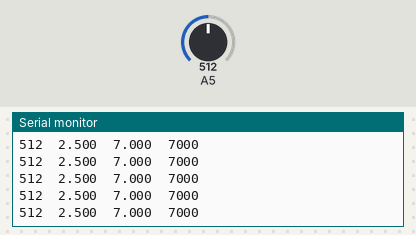
Simulated run of this sketch. Board: Arduino Uno, built with avr-gcc and run on an emulated ATmega328P. Shown: the last lines printed to the serial monitor. The inputs (shaded band) are chosen by the test bench; at power-on: A5 = 512.

Above: at 1.2 s.
1.3 s: A5 set to 716
At 1.32 s:
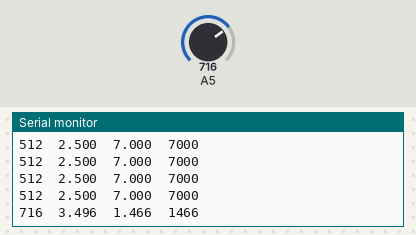
2.8 s: A5 set to 900
At 2.85 s:
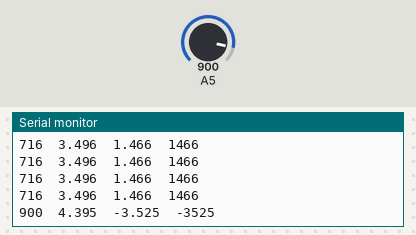
Timing chart, 0 to 5.8 s (numbered marks = the images above; inputs shaded):
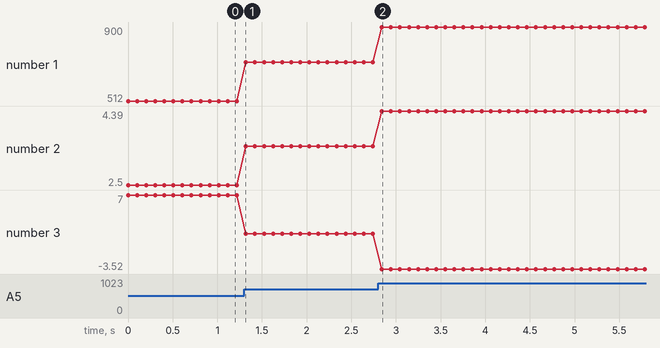

Measured:
- after the input at 1.3 s, the serial monitor: prints a new line at once (image 1)
- after the input at 2.8 s, the serial monitor: prints a new line at once (image 2)
- plotted number 1: 512 → 716 after the input at 1.3 s, 716 → 900 after the input at 2.8 s
- plotted number 2: 2.5 → 3.5 after the input at 1.3 s, 3.5 → 4.39 after the input at 2.8 s
- plotted number 3: 7 → 1.47 after the input at 1.3 s, 1.47 → -3.52 after the input at 2.8 s

The sketch:

ph_test.ino
```cpp
// Basic script for analog reading of pH probe

// Basic setup
void setup() {
  // Setting baud
  Serial.begin(9600);
}

// Basic loop for measuring pH
void loop() {
  // Math for pH measurment
  int sensorValue = analogRead(A5);
  double voltage = 5 / 1024.0 * sensorValue;
  float po = 7 + ((2.5 - voltage) / 0.18);
  int ph = po * 1000;
  // Outputting values
  Serial.print(sensorValue);
  Serial.print('\t');
  Serial.print(voltage, 3);
  Serial.print('\t');
  Serial.print(po, 3);
  Serial.print('\t');
  Serial.print(ph);
  Serial.println("");
  // Delay in milliseconds
  delay(100);
}
```
